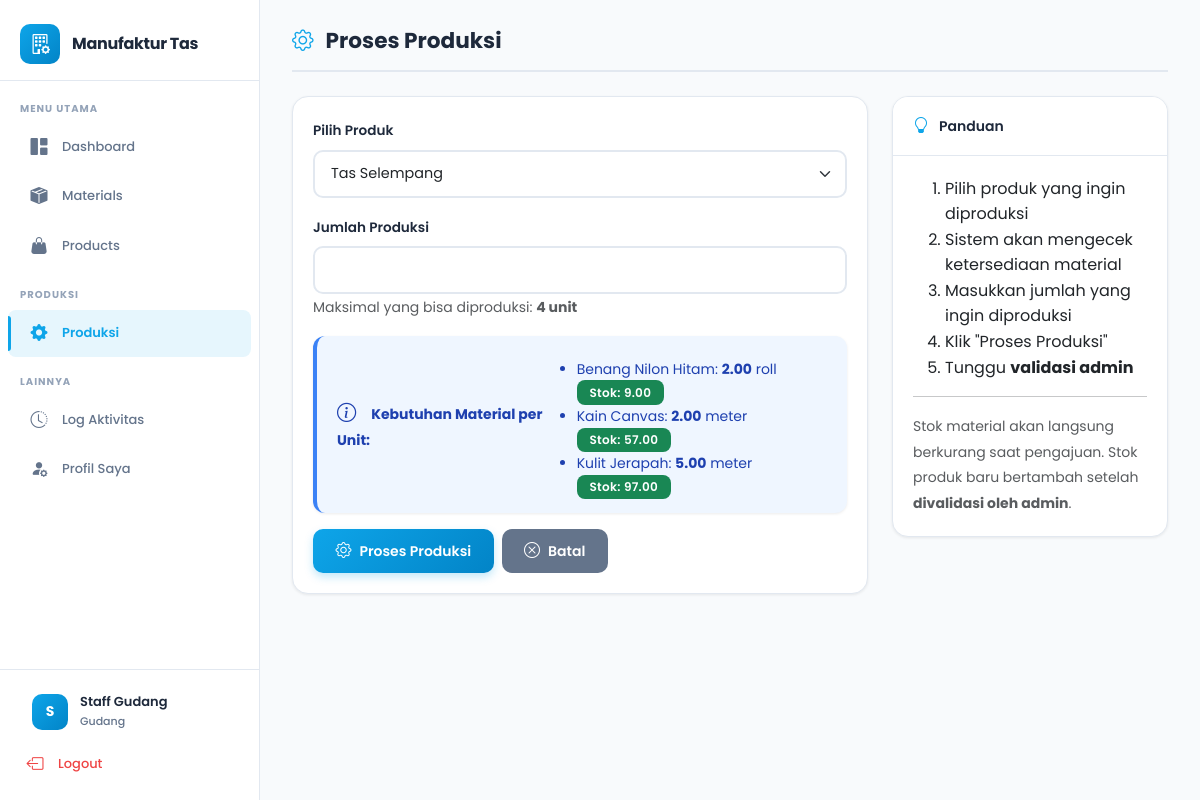
Page /pages/produksi/proses.php?product_id=4 (signed in) on the committed database.
### tables this page shows
CREATE TABLE `materials` (
  `id` int NOT NULL,
  `kategori_id` int NOT NULL,
  `nama_material` varchar(150) NOT NULL,
  `satuan` varchar(30) NOT NULL,
  `stok` decimal(10,2) DEFAULT '0.00',
  `stok_minimum` decimal(10,2) DEFAULT '0.00',
  `created_at` timestamp NULL DEFAULT CURRENT_TIMESTAMP
);

CREATE TABLE `bill_of_materials` (
  `id` int NOT NULL,
  `product_id` int NOT NULL,
  `material_id` int NOT NULL,
  `jumlah_dibutuhkan` decimal(10,2) NOT NULL
);

### pages/produksi/proses.php (the view, shortened to what this page needs)
<?php
require_once '../../config/database.php';
$product_id = $_GET['product_id'] ?? null;
$stmt = $pdo->query("SELECT * FROM products ORDER BY nama_produk ASC");
$products = $stmt->fetchAll();
$selected_product = null;
$bom_items = [];
$can_produce = true;
$max_producible = 0;
if ($product_id) {
    $stmt = $pdo->prepare("SELECT * FROM products WHERE id = ?");
    $stmt->execute([$product_id]);
    $selected_product = $stmt->fetch();
    if ($selected_product) {
        $stmt = $pdo->prepare("
            SELECT bom.*, m.nama_material, m.satuan, m.stok
            FROM bill_of_materials bom
            JOIN materials m ON bom.material_id = m.id
            WHERE bom.product_id = ?
        ");
        $stmt->execute([$product_id]);
        $bom_items = $stmt->fetchAll();
        $max_producible = PHP_INT_MAX;
        foreach ($bom_items as $item) {
            $possible = floor($item['stok'] / $item['jumlah_dibutuhkan']);
            if ($possible < $max_producible) {
                $max_producible = $possible;
            }
        }
    }
}
include '../../includes/header.php';
?>
<div class="page-header">
    <h2><i class="bi bi-gear"></i> Proses Produksi</h2>
</div>
<div class="row">
    <div class="col-md-8">
        <div class="card">
            <div class="card-body">
                <form method="POST" action="">
                    <div class="mb-3">
                        <label class="form-label">Pilih Produk</label>
                        <select class="form-select" name="product_id" id="product_id" required onchange="window.location.href='?product_id='+this.value">
                            <?php foreach ($products as $p): ?>
                            <option value="<?php echo $p['id']; ?>" <?php echo ($product_id == $p['id']) ? 'selected' : ''; ?>>
                                <?php echo htmlspecialchars($p['nama_produk']); ?>
                            </option>
                            <?php endforeach; ?>
                        </select>
                    </div>
                    <?php if ($selected_product): ?>
                    <div class="mb-3">
                        <label class="form-label">Jumlah Produksi</label>
                        <input type="number" class="form-control" name="jumlah_produksi" min="1" max="<?php echo $max_producible; ?>" required>
                        <small class="text-muted">Maksimal yang bisa diproduksi: <strong><?php echo $max_producible; ?> unit</strong></small>
                    </div>
                    <div class="alert alert-info">
                        <strong><i class="bi bi-info-circle"></i> Kebutuhan Material per Unit:</strong>
                        <ul class="mb-0 mt-2">
                            <?php foreach ($bom_items as $item): ?>
                            <li>
                                <?php echo htmlspecialchars($item['nama_material']); ?>:
                                <strong><?php echo number_format($item['jumlah_dibutuhkan'], 2); ?></strong> <?php echo $item['satuan']; ?>
                                <span class="badge <?php echo ($item['stok'] >= $item['jumlah_dibutuhkan']) ? 'bg-success' : 'bg-danger'; ?>">
                                    Stok: <?php echo number_format($item['stok'], 2); ?>
                                </span>
                            </li>
                            <?php endforeach; ?>
                        </ul>
                    </div>
                    <div class="d-flex gap-2">
                        <button type="submit" class="btn btn-primary" <?php echo !$can_produce ? 'disabled' : ''; ?>>
                            <i class="bi bi-gear"></i> Proses Produksi
                        </button>
                        <a href="index.php" class="btn btn-secondary">
                            <i class="bi bi-x-circle"></i> Batal
                        </a>
                    </div>
                    <?php endif; ?>
                </form>
            </div>
        </div>
    </div>
    <div class="col-md-4">
        <div class="card">
            <div class="card-header">
                <i class="bi bi-lightbulb"></i> Panduan
            </div>
            <div class="card-body">
                <ol class="mb-0">
                    <li>Pilih produk yang ingin diproduksi</li>
                    <li>Sistem akan mengecek ketersediaan material</li>
                    <li>Masukkan jumlah yang ingin diproduksi</li>
                    <li>Klik "Proses Produksi"</li>
                    <li>Tunggu <strong>validasi admin</strong></li>
                </ol>
                <hr>
                <p class="mb-0"><small class="text-muted">Stok material akan langsung berkurang saat pengajuan. Stok produk baru bertambah setelah <strong>divalidasi oleh admin</strong>.</small></p>
            </div>
        </div>
    </div>
</div>
<?php include '../../includes/footer.php'; ?>

### assets/css/style.css (style rules this page uses)
:root { --primary: #0ea5e9; --primary-dark: #0284c7; --primary-light: rgba(14, 165, 233, 0.1); --success: #10b981; --danger: #ef4444; --warning: #f59e0b; --info: #3b82f6; --dark: #1e293b; --text: #334155; --text-light: #64748b; --bg: #f8fafc; --white: #ffffff; --border: #e2e8f0; --sidebar-width: 260px; --shadow-sm: 0 1px 3px rgba(0,0,0,0.08); --shadow: 0 4px 12px rgba(0,0,0,0.08); --shadow-lg: 0 10px 25px rgba(0,0,0,0.1); --radius: 12px; --radius-lg: 16px; }
* { margin: 0; padding: 0; box-sizing: border-box; }
body { font-family: 'Poppins', 'Segoe UI', sans-serif; background-color: var(--bg); color: var(--text); line-height: 1.6; }
.card { border: 1px solid var(--border); border-radius: var(--radius-lg); box-shadow: var(--shadow-sm); margin-bottom: 1.5rem; transition: all 0.25s ease; overflow: hidden; background: var(--white); }
.card-header { background: var(--white); color: var(--dark); border-bottom: 1px solid var(--border); padding: 16px 20px; font-weight: 600; font-size: 14px; display: flex; align-items: center; }
.card-header i { margin-right: 10px; font-size: 16px; color: var(--primary); }
.card-body { padding: 20px; }
.btn { border-radius: 10px; padding: 0.6rem 1.4rem; font-weight: 600; font-size: 0.875rem; transition: all 0.25s ease; border: none; display: inline-flex; align-items: center; gap: 0.5rem; font-family: 'Poppins', sans-serif; }
.btn i { font-size: 1rem; }
.btn-primary { background: linear-gradient(135deg, var(--primary), var(--primary-dark)); box-shadow: 0 4px 8px rgba(14,165,233,0.25); }
.btn-secondary { background: var(--text-light); color: white; }
.form-label { font-weight: 600; color: var(--dark); margin-bottom: 0.5rem; font-size: 0.85rem; }
.form-control, .form-select { border: 2px solid var(--border); border-radius: 10px; padding: 0.7rem 1rem; transition: all 0.25s ease; font-size: 0.9rem; font-family: 'Poppins', sans-serif; }
.badge { padding: 0.4rem 0.8rem; font-weight: 600; border-radius: 8px; font-size: 0.75rem; letter-spacing: 0.3px; }
.alert { border-radius: var(--radius); border: none; padding: 14px 20px; box-shadow: var(--shadow-sm); display: flex; align-items: center; font-size: 0.875rem; }
.alert i { margin-right: 12px; font-size: 1.2rem; }
.alert-info { background: #eff6ff; color: #1e40af; border-left: 4px solid var(--info); }
.page-header { display: flex; justify-content: space-between; align-items: center; margin-bottom: 24px; padding-bottom: 16px; border-bottom: 2px solid var(--border); }
.page-header h2 { font-weight: 700; font-size: 1.35rem; color: var(--dark); display: flex; align-items: center; gap: 0.75rem; margin: 0; }
.page-header h2 i { color: var(--primary); }

### rows in the picture
materials: stok.jumlah_dibutuhkan "4"
bill_of_materials: material.nama_material "Benang Nilon Hitam", jumlah_dibutuhkan "2.00", material.satuan "roll", material.stok "9.00"
bill_of_materials: material.nama_material "Kain Canvas", jumlah_dibutuhkan "2.00", material.satuan "meter", material.stok "57.00"
bill_of_materials: material.nama_material "Kulit Jerapah", jumlah_dibutuhkan "5.00", material.satuan "meter", material.stok "97.00"

### other values in the picture
substr($_SESSION['nama'], 0, 1) "S"
$_SESSION['nama'] "Staff Gudang"
$_SESSION['role'] "Gudang"
form field product_id "Tas Selempang"
